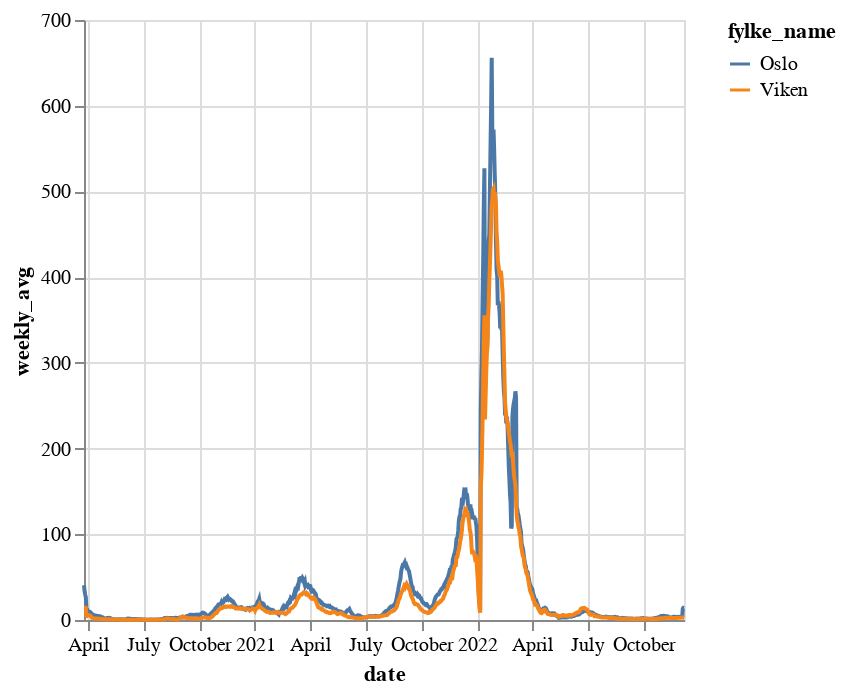

The code cell stored with this chart in its notebook:
### Code cell
weekly

### Figure 1 — Vega-Lite specification as saved in the notebook (floating-point values rounded to 4 significant figures; data arrays with more than 128 entries replaced by an {"elided": "..."} marker saying what was removed)
{"config": {"view": {"continuousWidth": 300, "continuousHeight": 300}}, "data": {"name": "data-a0cd27ddeffd015da6e0a33ea4e42e50"}, "mark": {"type": "line"}, "encoding": {"color": {"field": "fylke_name", "type": "nominal"}, "tooltip": [{"field": "fylke_name", "type": "nominal"}, {"field": "population", "type": "quantitative"}, {"field": "per100k", "type": "quantitative"}, {"field": "cases", "type": "quantitative"}, {"field": "date", "type": "temporal"}], "x": {"field": "date", "type": "temporal"}, "y": {"field": "weekly_avg", "type": "quantitative"}}, "transform": [{"window": [{"op": "mean", "field": "per100k", "as": "weekly_avg"}], "frame": [-3, 3]}], "$schema": "https://vega.github.io/schema/vega-lite/v5.8.0.json", "datasets": {"data-a0cd27ddeffd015da6e0a33ea4e42e50": {"elided": "1970 records"}}}
